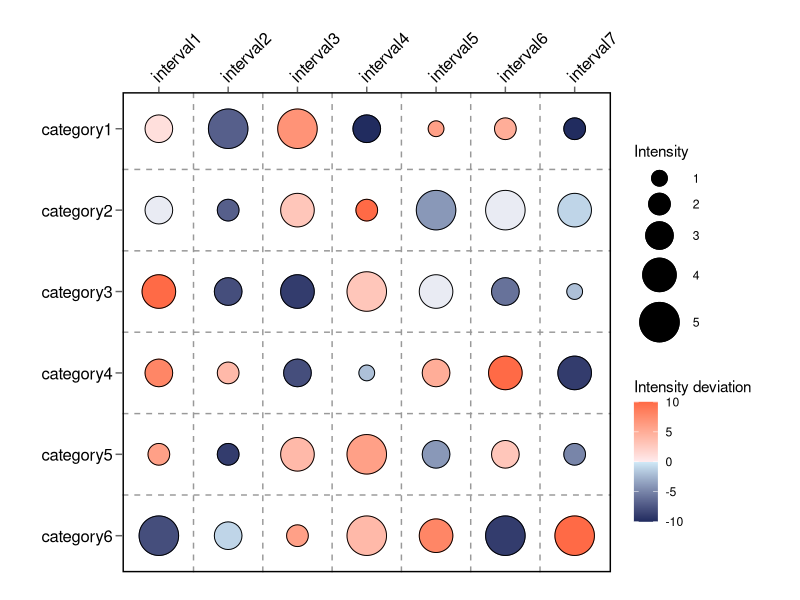

Write the R code that produced this figure.
#Install required packages
install.packages("tidyr", "ggplot2", "classInt", "openxlsx")

#Load necessary packages
library(openxlsx)
library(ggplot2)
library(tidyr)
library(classInt)

#Generate random data, user should read own data
intensity <- data.frame(
  category = paste0("category", 1:6),
  setNames(data.frame(matrix(sample(0:20, 6*7, T), nrow=6)), paste0("interval", 1:7))
)

deviation <- data.frame(
  category = paste0("category", 1:6),
  setNames(data.frame(matrix(sample(-10:10, 6*7, T), nrow=6)), paste0("interval", 1:7))
)

#Export randomly generated data
write.xlsx(list(intensity=intensity, deviation=deviation), "data.xlsx", overwrite=TRUE)

#Please note that the above data is randomly generated. 
#Please use the following code to import your own data.
#Use the read.xlsx function to read your own data
intensity <- read.xlsx("data.xlsx",sheet = "intensity")
deviation <- read.xlsx("data.xlsx",sheet = "deviation")

#Convert intensity data to long format
data <- pivot_longer(
  intensity, cols = 2:8, #Read columns 2-8
  names_to = "interval", # Set column names
  values_to = "intensity") #Set the data column name

#Convert intensity deviation data to long format
data$deviation <- pivot_longer(
  deviation, cols = 2:8, #Same as above
  values_to = "deviation")$deviation #The last parameter is to import the result into data

#The intensity data has natural breakpoints, which are divided into 5 categories.
#You can change the number of categories by modifying the value of n.
intensity_classes <- classIntervals(data$intensity, n = 5, style = "jenks")

#Reclassify intensity data based on breakpoint values
data$intensity_jenks <- findInterval(
  data$intensity,intensity_classes$brks, rightmost.closed=TRUE)

#Change the size to a discrete value to facilitate customizing the size of the point later
data$intensity_jenks <- factor(data$intensity_jenks)

#Write the results to a data frame
classes <- data.frame(
  intensity_jenks = intensity_classes$brks,
  stringsAsFactors = FALSE
)

#Export breakpoint results
write.table(classes,file = "classes.csv",sep = ",",row.names = F) 
#Please note that the Jenks classification method may not be suitable for your data.
#If necessary, you can adjust the classification method yourself, specifically manually classify in the Excel file

#Define the y-axis drawing order
data$category <- factor(data$category,
                        levels = c("category6","category5","category4",
                                   "category3","category2","category1"))

#Set the color drawing environment
color_scale <- 
  scale_color_gradientn(colors = c("#212c5f","#d1eaf8","#ffebee", "#ff6a46"),
                        values = scales::rescale(c(min(data$deviation), -0.01,
                                                   0.01,max(data$deviation))),
                        limits = c(min(data$deviation), max(data$deviation)))

#Drawing Intensity Deviation Maps
p1 <- ggplot(data = data)+
  
  #Add horizontal background lines
  geom_hline(yintercept = c(1.5,2.5,3.5,4.5,5.5),
             color = "grey60",
             linewidth = 0.5,
             linetype = "dashed") + 
  
  #Add vertical dividers
  geom_vline(xintercept = c(1.5,2.5,3.5,4.5,5.5,6.5),
             color="grey60",
             linewidth=0.5,
             linetype = "dashed") + 
  
  #Draw dots of different sizes
  geom_point(mapping = aes(x = interval,
                           y = category, 
                           size = intensity_jenks,
                           color = deviation)) + 
  
  #Add a black outline to the points
  geom_point(mapping = aes(x = interval,
                           y = category, 
                           size = intensity_jenks,
                           color = deviation),
             colour = "black",
             shape = 21) + 
  #Select the color map you set earlier
  color_scale+
  
  #Set the point size
  scale_size_manual(values = c("1"=5,"2"=7,"3"=9,"4"=11,"5"=13)) +
  
  #Set the x-axis and y-axis
  scale_x_discrete(position = "top",expand = c(0.075,0.075))  +  
  
  scale_y_discrete(expand = c(0.075,0.075)) +
  
  # Cancel the X-axis and Y-axis titles and set the legend name
  labs(
    x = NULL, 
    y = NULL,
    color = "Intensity deviation",  # Set the name of the color legend
    size = "Intensity"    # Set the name of the size legend
  ) +  
  
  #Setting the Theme
  theme(panel.background = element_rect(fill = "white"),
        panel.border = element_rect(fill = NA,
                                    color = "black",
                                    linewidth = 1 ), #Set border
        axis.text.y = element_text(angle = 0, vjust = 0.5, hjust = 0.5),
        axis.text.x = element_text(angle = 45, vjust = 0, hjust = 0),
        axis.text = element_text(size = 12,
                                 color = "black"),
        #Set the color, size, and font of the axis title
        axis.ticks.x = element_line(color = "grey40",
                                    linewidth = 0.5), 
        axis.ticks.y = element_line(color = "grey40",
                                    linewidth = 0.5), #Set the color and size of the tick marks
        axis.ticks.length.x = unit(4,"pt"), #Set the length of the x-axis tick marks
        axis.ticks.length.y = unit(5,"pt"), #Set the length of the y-axis tick marks
        plot.margin = margin(20,30,20,30), #Set the margins of the graph
        legend.position = 'right'
  )

#Export Intensity Deviation Maps
#width and height set the width and height respectively, add family="serif" to set Times New Roman font
pdf("Intensity Deviation Maps.pdf",width = 7.8,height = 5)
print(p1)
dev.off()
